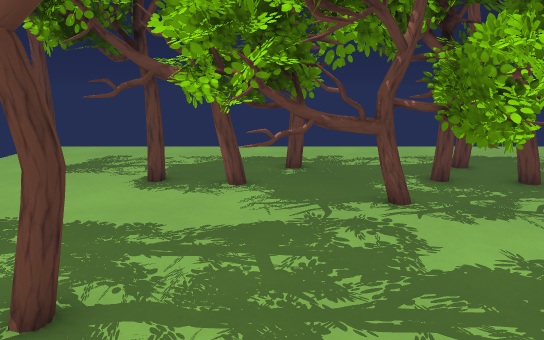
[1] (above)

24 first-person views from a walk through a Godot game level. The camera is 1.4 m above the floor, tilts 12° down and sees 70° across. The floor is counted in squares, 0.5 m on a side. Each view is taken from the middle of a square. On the plan, view 1 faces up. The plan holds only what a view shows up to about 20 squares ahead; the rest is blank. The place goes on beyond the plan. Flat picture figures and markers are left out. Characters and animated objects are not drawn. Door leaves are left out where a doorway can be walked through. Some surface patterns are stand-ins.

[2]
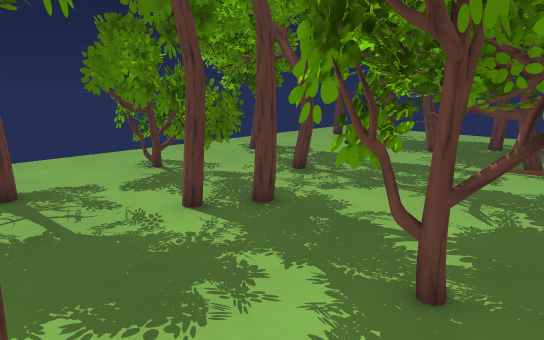

[3]
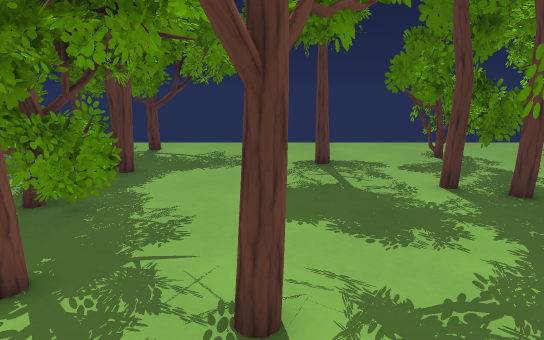

[4]
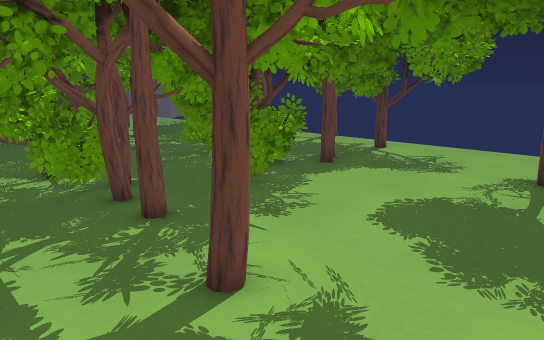

[5]
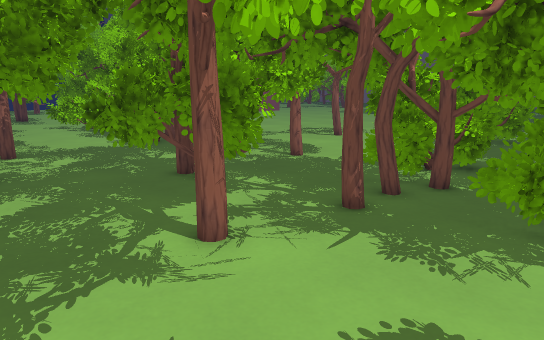

[6]
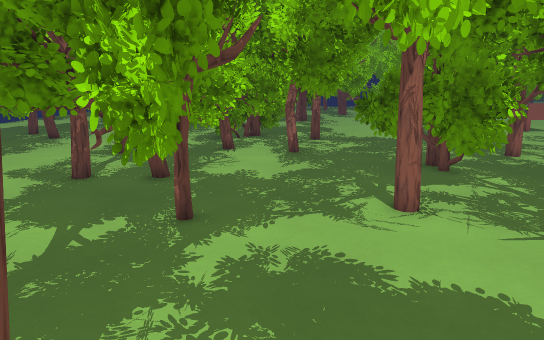

[7]
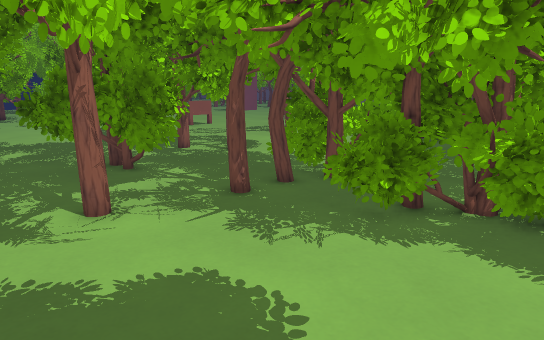

[8]
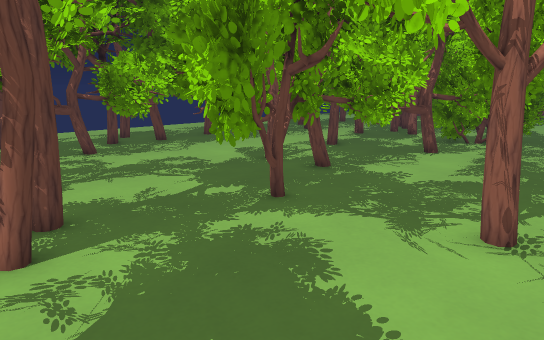

[9]
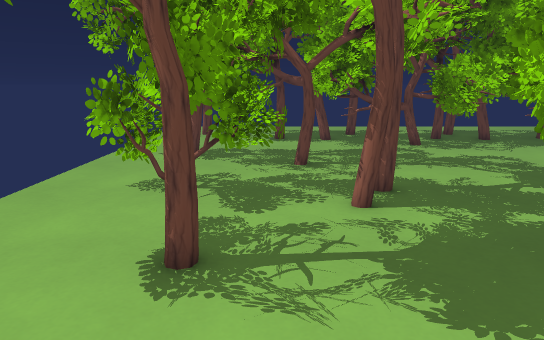

[10]
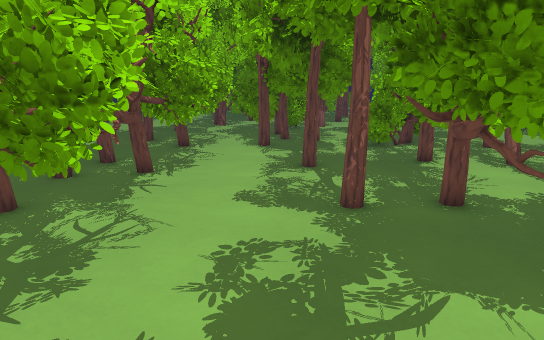

[11]
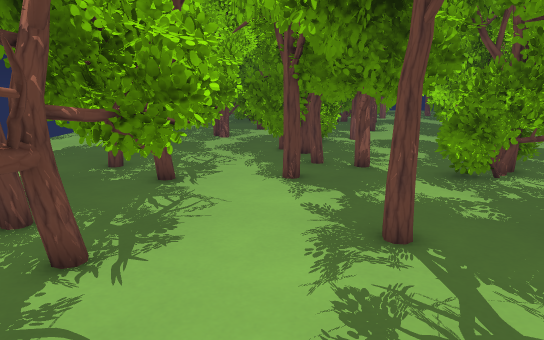

[12]
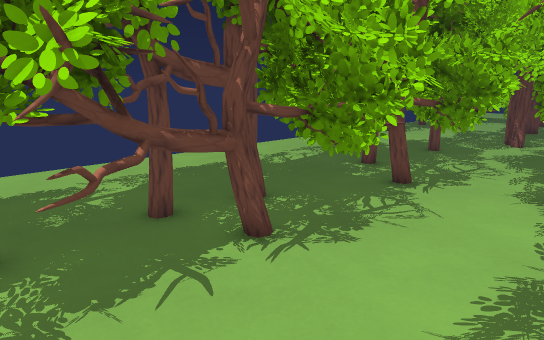

[13]
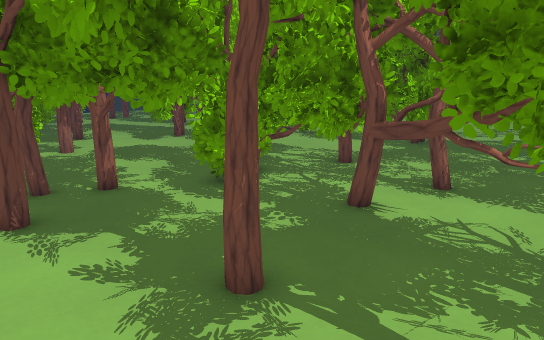

[14]
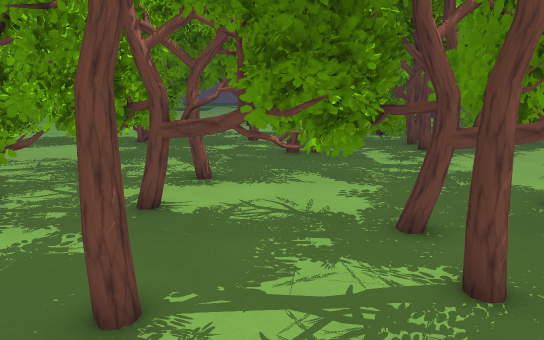

[15]
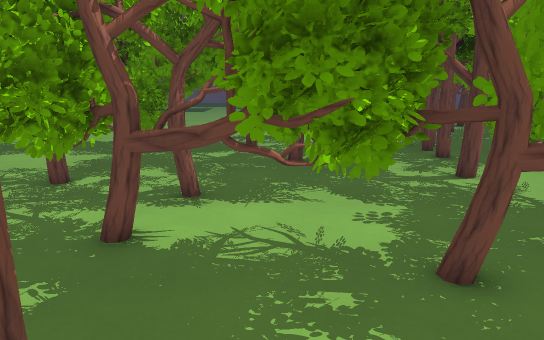

[16]
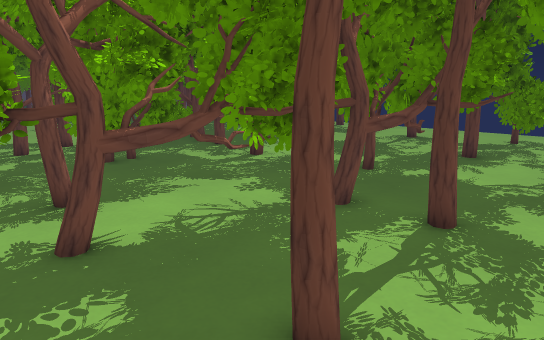

[17]
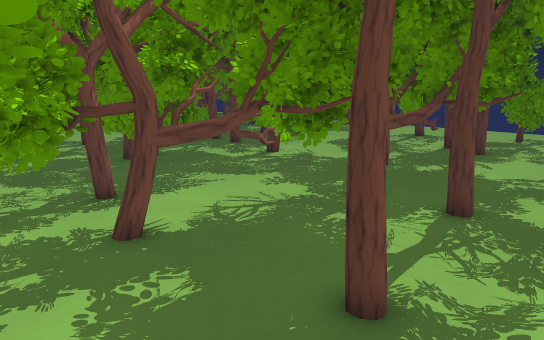

[18]
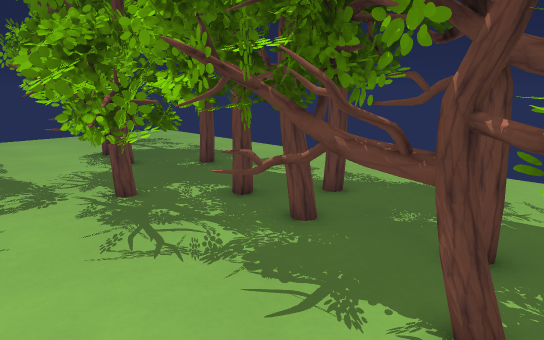

[19]
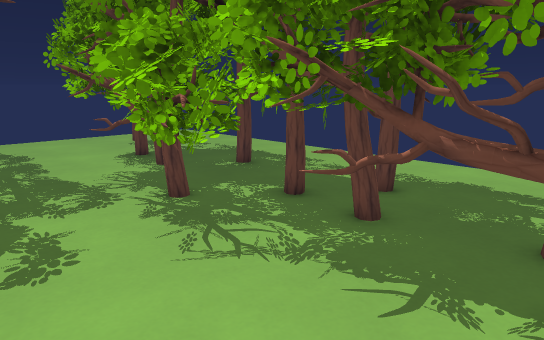

[20]
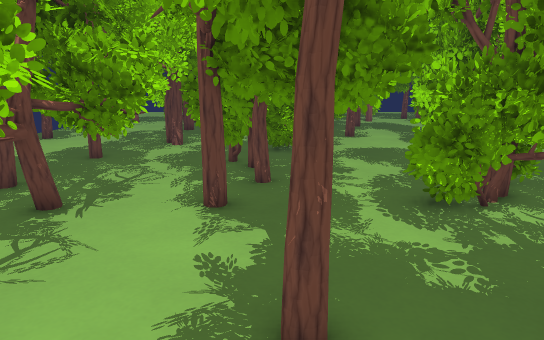

[21]
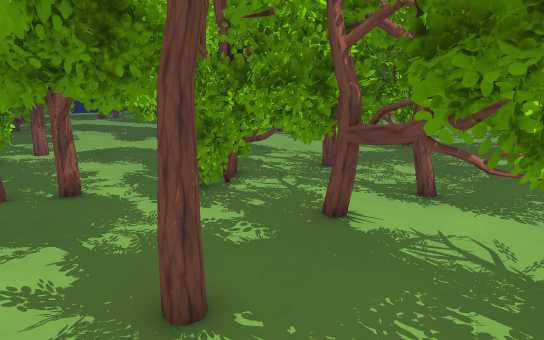

[22]
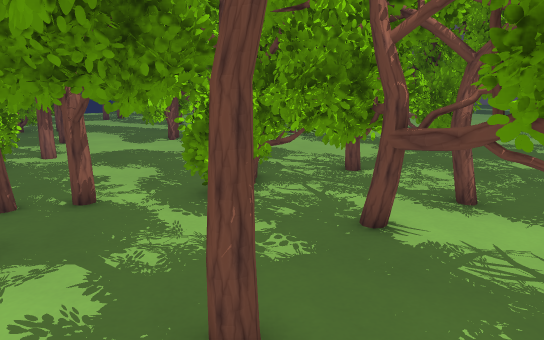

[23]
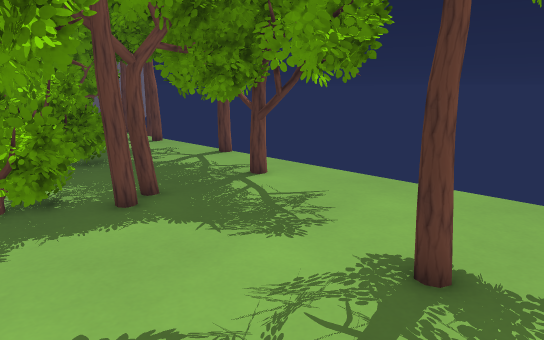

[24]
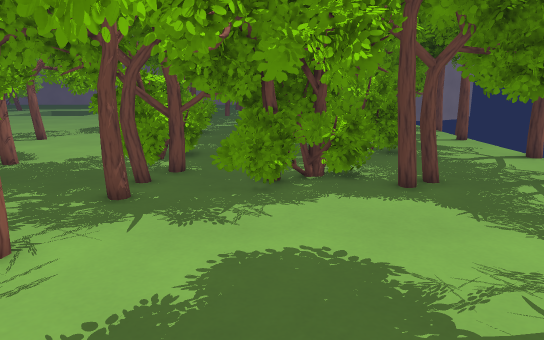

### Floor plan
Key: @ floor where view 1 was taken; # wall or solid block; x gap in a wall; . floor; T tree.
Columns run from 12 left of view 1 to 26 right of it. Each row starts with its distance up from view 1.
 18    ...........................  ..
 17    ........................... ....  ..
 16    ....................................
 15   ....................................
 14   ..#........T.....T........T..........
 13    ..........#.....x.. .....#..........
 12    ...TTT#  TTTTTT T TT# T T  ..#.T....
 11    ...TTT#TTTTTTTTTTTTT#TTTT    T.T.. T
 10   ........TTTTTTTTTTTTT# TT    TTT...TT
  9   ........TTTTTTTTTTTTTT#TTT TTTT ...TT
  8   ....... TTTT..TTTTTTT.#TTTT.TTTT ..TT
  7  TT  ...........TTT......TTT...TT##T TT
  6 TTT..# T .....................TTT  TTTT
  5   ... TTTT..TT.............TTTTT TTTT
  4   ...TTTT#T.TT...........#..TTT TT    T
  3   ..  T #......TTTT.#.......TTT TT    T
  2   . TTTTT .....TTT ...TT....TTT       T
  1   .TTTTTTT.T..TTTTTTTTTTT....TT
  0   .TTTTTT..x@.TTTTTT#TTTTT.TTTTT#T
 -1   .. TT#..T#..TTTTTTTTTTTTTTTTTTTTT ..
 -2   ..T.#.......#TTTT .TT#  TTTTTTT   ..
 -3   ..TT................TTTTTTT TTTT  ..
 -4   .TTT.#TTT..........TTTTT#TT TTTT
 -5   ..TT..TTT...TT.....TTTT ...# .TT  TTT
 -6   ......TTT...TT##....TTT.......... TTT
 -7   .T.....T.......T..T.TT#..........
 -8   TTTT.....T.TT....TTTTT#..........
 -9   TTTT....TTTTTT ..TTTTT...........
-10   TTTT ..TTTTTT #..TTTTTT....TT....
-11    TTTTTTTTTTTTT ..T T##... TTT   ..
-12     TTT##TTTTTTTTTTT TTT.TTTTTTTT ..
-13    T  TT TTTTTT TTTT TTTTTTTTTTT  T
-14    TTTT TT  TT TTTT  TT   TT    TTT

Positions as (right, up) in squares from view 1, and headings:
1: (0, 0), facing up
2: (6, -6), facing up-left
3: (9, -6), facing left
4: (8, -2), facing down-left
5: (-1, -2), facing down-right
6: (-4, -3), facing right
7: (-4, -3), facing down-right
8: (-3, -8), facing up-right
9: (-4, -10), facing up
10: (-1, 5), facing right
11: (6, 6), facing right
12: (7, 4), facing up-right
13: (9, 7), facing down-right
14: (11, 8), facing down
15: (11, 6), facing down
16: (16, 6), facing down-left
17: (17, 6), facing down-left
18: (13, 5), facing up-left
19: (12, 4), facing up-left
20: (9, 4), facing right
21: (9, 6), facing down-right
22: (10, 6), facing down-right
23: (0, -2), facing down-left
24: (0, 0), facing down
